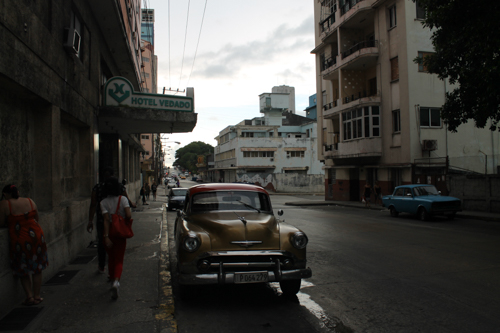
#> input picture Aufgabe3/bild01.jpg, 500 x 333 px
$ python template.py
#> lines starting #> are read from the running program, lines starting #| are printed output that depends on the picture
from PIL import Image
import numpy as np
import matplotlib.pyplot as plt
import matplotlib.cm as cm


def compute_cumHisto(img, binSize=1):

    K = 256  # Anzahl von Intensitaetswerten
    grauwertklassen = int(np.ceil(K / binSize))  # Anzahl von Grauwertklassen auf Basis der angegebenen Bin-Groesse

    #gray = rgb2gray(img)
    bin_histo = np.zeros(grauwertklassen, dtype=int)
    cum_histo = np.zeros(grauwertklassen, dtype=int)

    for index, val in np.ndenumerate(img):
        # Um das Histogrammelement zu finden, kann der Pixelwert durch die Intervalllaenge dividiert
        # bzw. mit dem Kehrwert multipliziert werden
        i = int(val * grauwertklassen / K)
        # Der Zaehler fuer das Histogrammelement wird erhoeht
        bin_histo[i] += 1

    toAdd = 0
    for index, val in np.ndenumerate(bin_histo):
        cum_histo[index] += (val + toAdd)
        toAdd += val;

    cum_histo = cum_histo / cum_histo[len(cum_histo)-1]

    return cum_histo


def match_Histo(img_histo, ref_histo):
    #img_histo . . . original histogram
    #ref_histo . . . reference histogram
    lenHisto = len(img_histo)
    LUT = np.zeros(256, dtype=int)
    #returns the mapping function LUT to be applied to the image
    for i in range(lenHisto):
        j = lenHisto - 1
        LUT[i] = j
        j = j - 1
        while j >= 0 and img_histo[i] <= ref_histo[j]:
            LUT[i] = j
            j = j - 1

    return LUT

def apply_LUT(img, lut):
    img_arr = np.copy(img)

    # check clamping --> clamping already checked when generating lookup table

    for index, val in np.ndenumerate(img):
        img_arr[index] = lut[int(val)]

    return img_arr


def rgb2gray(rgb):
    r, g, b = rgb[:, :, 0], rgb[:, :, 1], rgb[:, :, 2]
    gray = np.rint(0.2989 * r + 0.5870 * g + 0.1140 * b)
    return gray


if __name__ == "__main__":

    # read img
    img = Image.open("bild01.jpg")
#> img is the input picture: PIL image 500x333 RGB; mean R, G, B 62.9, 61.8, 58.3
    ref = Image.open("bild02.jpg")
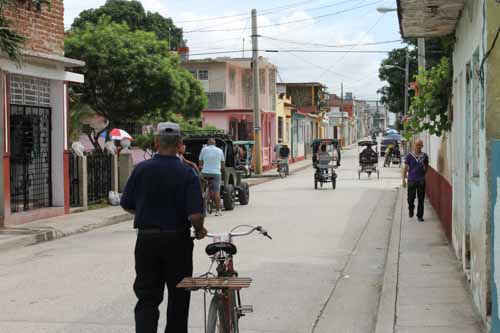
#> input picture Aufgabe3/bild02.jpg, 500 x 333 px
#> ref is the input picture: PIL image 500x333 RGB; mean R, G, B 131.7, 129.5, 122.9


    # convert to numpy array
    img_array = np.array(img)
    ref_array = np.array(ref)

    img_array = rgb2gray(img_array)
    ref_array = rgb2gray(ref_array)
#> in rgb2gray (call 2), `r, g, b = rgb[:, :, 0], rgb[:, :, 1], rgb[:, :, 2]`:
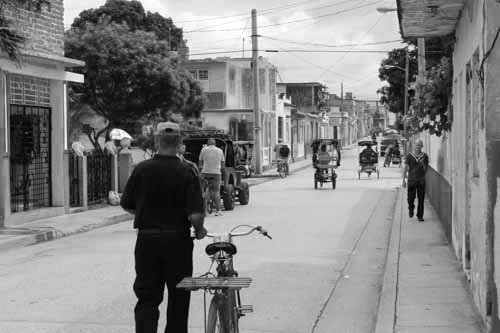
#> r: shape (333, 500); min 0, max 255, mean 131.7
#> in rgb2gray (call 2), `r, g, b = rgb[:, :, 0], rgb[:, :, 1], rgb[:, :, 2]`:
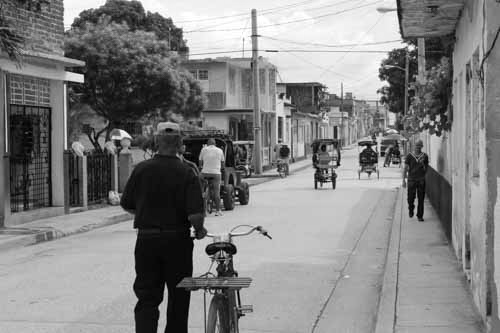
#> g: shape (333, 500); min 0, max 255, mean 129.5
#> in rgb2gray (call 2), `r, g, b = rgb[:, :, 0], rgb[:, :, 1], rgb[:, :, 2]`:
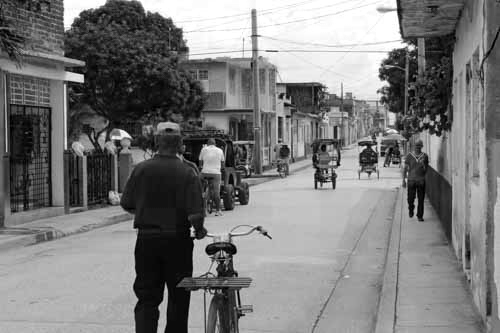
#> b: shape (333, 500); min 0, max 255, mean 122.9

    # compute histograms
    img_histo = compute_cumHisto(img_array, binSize=1)
#> the loop in compute_cumHisto, `for index, val in np.ndenumerate(img):` made 166500 passes
#> (index, val, i) on passes 1 to 3: ((0, 0), 30, 30), ((0, 1), 27, 27), ((0, 2), 24, 24)
#> after the loop in compute_cumHisto, `for index, val in np.ndenumerate(img):`: bin_histo = 256 values, max 3673 at index 25, min 7 at index 184, mean 650.4
#> the loop in compute_cumHisto, `for index, val in np.ndenumerate(bin_histo):` made 256 passes
#> (index, val, toAdd) on passes 1 to 3: ((0,), 112, 112), ((1,), 470, 582), ((2,), 1640, 2222)
#> after the loop in compute_cumHisto, `for index, val in np.ndenumerate(bin_histo):`: cum_histo = 256 values from 112 to 166500; toAdd = 166500
#> in compute_cumHisto, `cum_histo = cum_histo / cum_histo[len(cum_histo)-1]`: cum_histo = 256 values from 0.000673 to 1
#> img_histo = 256 values from 0.000673 to 1
    # histo_ref
    ref_histo = compute_cumHisto(ref_array, binSize=1)
#> the loop in compute_cumHisto (call 2), `for index, val in np.ndenumerate(img):` made 166500 passes
#> (index, val, i) on passes 1 to 3: ((0, 0), 66, 66), ((0, 1), 74, 74), ((0, 2), 63, 63)
#> the loop in compute_cumHisto (call 2), `for index, val in np.ndenumerate(bin_histo):` made 256 passes
#> (index, val, toAdd) on passes 1 to 3: ((0,), 34, 34), ((1,), 62, 96), ((2,), 38, 134)
#> ref_histo = 256 values from 0.000204 to 1

    # compute mapping function (LUT) for matching histograms
    LUT = match_Histo(img_histo, ref_histo)
#> in match_Histo, `lenHisto = len(img_histo)`: lenHisto = 256
#> after the loop in match_Histo, `for i in range(lenHisto):`: LUT = 256 values from 2 to 255
#> LUT = 256 values from 2 to 255
    # compute new image with lut
    # im_new

    # compute new histogram of new image
    img_new = apply_LUT(img_array, LUT)
#> the loop in apply_LUT, `for index, val in np.ndenumerate(img):` made 166500 passes
#> (index, val) on passes 1 to 3: ((0, 0), 30), ((0, 1), 27), ((0, 2), 24)
#> after the loop in apply_LUT, `for index, val in np.ndenumerate(img):`:
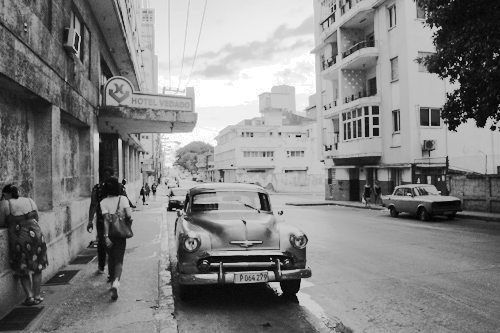
#> img_arr: shape (333, 500) float64; min 2, max 255, mean 130.9
    #img_new_gray =
    histo_new = compute_cumHisto(img_new, binSize=1)
#> histo_new = 256 values from 0 to 1
    # plot information
    N = histo_new.size
#> N = 256
    x = range(N)
    width = 1

    # plot histogram of new image
    plt.figure(1)
    plt.subplot(211)
    plt.bar(x, histo_new, width, color="blue")
    plt.xlim([0,N-1])
    # plot new img
    plt.figure(1)
    plt.subplot(212)
    plt.imshow(img_new, cmap = cm.Greys_r)

    # plot reference histogram
    plt.figure(2)
    plt.subplot(211)
    plt.bar(x, ref_histo, width, color="blue")
    plt.xlim([0,N-1])
    # plot reference image
    plt.figure(2)
    plt.subplot(212)
    plt.imshow(ref_array, cmap = cm.Greys_r)

    plt.show()
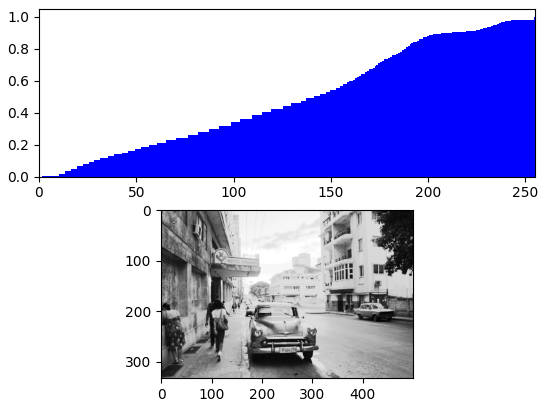
#> figure drawn by matplotlib, 2 panels; panel 1: tallest bar 1 high, from x = 254.5 to 255.5
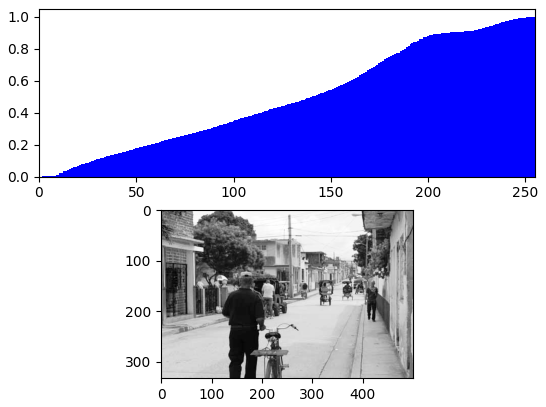
#> figure drawn by matplotlib, 2 panels; panel 1: tallest bar 1 high, from x = 254.5 to 255.5
